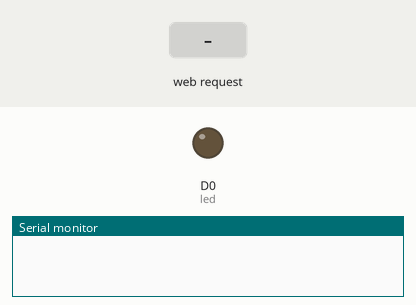
The sketch below on a simulated ESP8266 (NodeMCU). Shown: output pins drawn as LEDs (lit = HIGH), the last lines printed to the serial monitor. The test bench sets the inputs (shaded band).

Above: at 1.3 s.
1.4 s: HTTP request GET /on received
At 2.4 s:
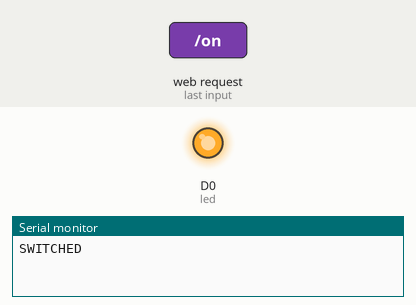
2.9 s: HTTP request GET /off received
At 3.6 s:
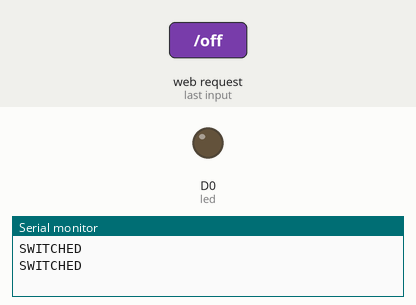
Timing chart, 0 to 5.9 s (numbered marks = the images above; inputs shaded):
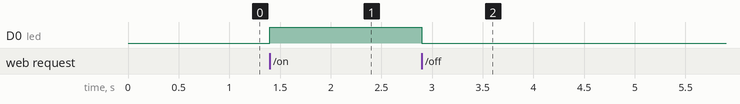

Measured:
- after the input at 1.4 s, D0 (led): LOW → HIGH at once
- after the input at 2.9 s, D0 (led): HIGH → LOW at once

The sketch:

esp01Hotspot.ino
```cpp
#include <ESP8266WiFi.h>
#include <ESP8266WebServer.h>
const char* ssid="Cospis";
const char* key="12345678";
ESP8266WebServer server(80);
int led=D0;
int state = HIGH;
String ON = "<!DOCTYPE html> <html><head><title>Cospis</title></head><body><h1><center>LED Switch</br></center></hi><p1><center><a href='/off'>Turn ON</a></center></p1></body></html>";
String OFF = "<!DOCTYPE html> <html><head><title>Cospis</title></head><body><h1><center>LED Switch</br></center></hi><p1><center><a href='/on'>Turn OFF</a></center></p1></body></html>";
void setup()
{
Serial.begin(115200);
WiFi.softAP(ssid,key);
pinMode(led,OUTPUT);
//IPAddress myIP = WiFi.softAPIP();
delay(100);
//Serial.println(myIP);
server.on("/", handle_OnConnect);
server.on("/on", handle_ledon);
server.on("/off", handle_ledoff);
 server.begin();
}
  void loop()
  {
  server.handleClient();
  }
  void handle_OnConnect() {
  Serial.println("Visited");
  server.send(200, "text/html", ON);
}
  void handle_ledon() {
  Serial.println("SWITCHED");
  digitalWrite(led,HIGH);
  server.send(200, "text/html", ON);
}
void handle_ledoff() {
  Serial.println("SWITCHED");
  digitalWrite(led,LOW);
  server.send(200, "text/html", OFF);
}
```
